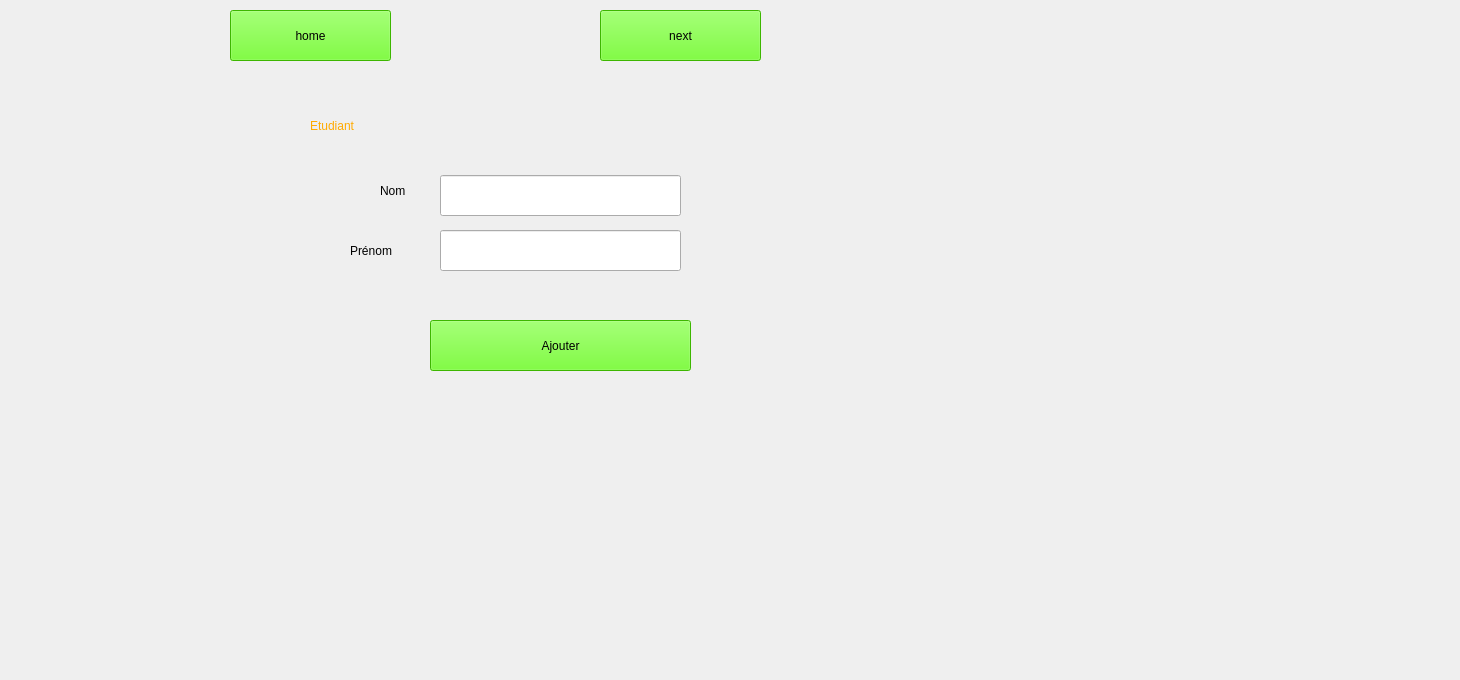
    <widget class="QWidget" name="etudiant">
     <widget class="QLabel" name="label_4">
      <property name="geometry">
       <rect>
        <x>-40</x>
        <y>-90</y>
        <width>1451</width>
        <height>671</height>
       </rect>
      </property>
      <property name="text">
       <string/>
      </property>
      <property name="pixmap">
       <pixmap>../../Downloads/baim-hanif-pYWuOMhtc6k-unsplash.jpg</pixmap>
      </property>
      <property name="scaledContents">
       <bool>true</bool>
      </property>
     </widget>
     <widget class="QLabel" name="label_5">
      <property name="geometry">
       <rect>
        <x>380</x>
        <y>170</y>
        <width>121</width>
        <height>41</height>
       </rect>
      </property>
      <property name="styleSheet">
       <string notr="true">font: 900 12pt &quot;Segoe UI Black&quot;;</string>
      </property>
      <property name="text">
       <string>Nom</string>
      </property>
     </widget>
     <widget class="QPushButton" name="go_Home">
      <property name="geometry">
       <rect>
        <x>230</x>
        <y>10</y>
        <width>161</width>
        <height>51</height>
       </rect>
      </property>
      <property name="styleSheet">
       <string notr="true">font: 900 11pt &quot;Segoe UI Black&quot;;
background-color: rgb(85, 255, 0);</string>
      </property>
      <property name="text">
       <string>home</string>
      </property>
     </widget>
     <widget class="QLineEdit" name="nomEtudiantInput">
      <property name="geometry">
       <rect>
        <x>440</x>
        <y>175</y>
        <width>241</width>
        <height>41</height>
       </rect>
      </property>
      <property name="styleSheet">
       <string notr="true">font: 900 12pt &quot;Segoe UI Black&quot;;</string>
      </property>
     </widget>
     <widget class="QLineEdit" name="prenomEtudiantInput">
      <property name="geometry">
       <rect>
        <x>440</x>
        <y>230</y>
        <width>241</width>
        <height>41</height>
       </rect>
      </property>
      <property name="styleSheet">
       <string notr="true">font: 900 12pt &quot;Segoe UI Black&quot;;</string>
      </property>
     </widget>
     <widget class="QLabel" name="label_7">
      <property name="geometry">
       <rect>
        <x>350</x>
        <y>230</y>
        <width>151</width>
        <height>41</height>
       </rect>
      </property>
      <property name="styleSheet">
       <string notr="true">font: 900 12pt &quot;Segoe UI Black&quot;;</string>
      </property>
      <property name="text">
       <string>Prénom</string>
      </property>
     </widget>
     <widget class="QLabel" name="label_8">
      <property name="geometry">
       <rect>
        <x>310</x>
        <y>100</y>
        <width>171</width>
        <height>51</height>
       </rect>
      </property>
      <property name="styleSheet">
       <string notr="true">font: 900 24pt &quot;Segoe UI Black&quot;;
color: rgb(255, 170, 0);</string>
      </property>
      <property name="text">
       <string>Etudiant</string>
      </property>
     </widget>
     <widget class="QPushButton" name="ajouter_Etudiant">
      <property name="geometry">
       <rect>
        <x>430</x>
        <y>320</y>
        <width>261</width>
        <height>51</height>
       </rect>
      </property>
      <property name="styleSheet">
       <string notr="true">font: 900 12pt &quot;Segoe UI Black&quot;;
background-color: rgb(85, 255, 0);</string>
      </property>
      <property name="text">
       <string>Ajouter</string>
      </property>
     </widget>
     <widget class="QPushButton" name="go_next">
      <property name="geometry">
       <rect>
        <x>600</x>
        <y>10</y>
        <width>161</width>
        <height>51</height>
       </rect>
      </property>
      <property name="styleSheet">
       <string notr="true">font: 900 11pt &quot;Segoe UI Black&quot;;
background-color: rgb(85, 255, 0);</string>
      </property>
      <property name="text">
       <string>next</string>
      </property>
     </widget>
     <widget class="QLabel" name="label_9">
      <property name="geometry">
       <rect>
        <x>0</x>
        <y>0</y>
        <width>201</width>
        <height>71</height>
       </rect>
      </property>
      <property name="text">
       <string/>
      </property>
      <property name="pixmap">
       <pixmap>../../Downloads/Capture-removebg-preview.png</pixmap>
      </property>
      <property name="scaledContents">
       <bool>true</bool>
      </property>
     </widget>
     <widget class="QLabel" name="label_31">
      <property name="geometry">
       <rect>
        <x>20</x>
        <y>120</y>
        <width>291</width>
        <height>311</height>
       </rect>
      </property>
      <property name="text">
       <string/>
      </property>
      <property name="pixmap">
       <pixmap>../../Downloads/pngegg.png</pixmap>
      </property>
      <property name="scaledContents">
       <bool>true</bool>
      </property>
     </widget>
    </widget>
